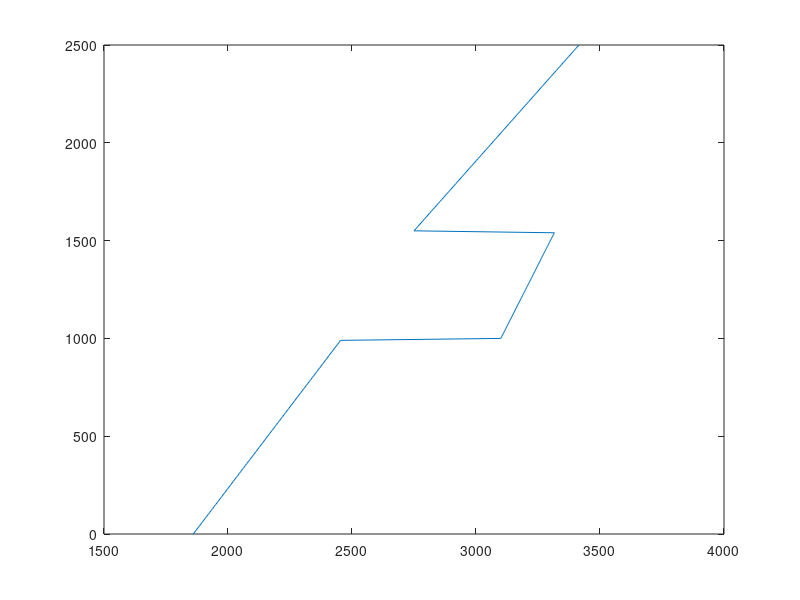

Write MATLAB code to recreate this figure. (Note: this script raises an error after producing the figure.)
clear all;
close all;
%velocity model
zp=0:10:2500;
vp(1:100)=1860+.6*zp((1:100)); 
vp(101:155)=3100+0.4*(zp(101:155)-1000);
vp(156:251)=2750+0.7*(zp(156:251)-1550);
vs=.5*vp;zs=zp;
plot(vp,zp);flipy; 
xlabel('m/s'); ylabel('meters'); title('v(z) model');

%setting parameters
zsrc=0;zrec=0;zd=2500;%source receiver and reflector depths
xoff=10:100:3010;caprad=10;itermax=4;%offsets,cap radius,and max iter
pfan=-1;optflag=1;pflag=1;dflag=2;%default ray fan,and variousflags

%create P-P reflection
figure;subplot(2,1,1);flipy;
[t,p1]=traceray_pp(vp,zp,zsrc,zrec,zd,xoff,caprad,pfan,itermax,optflag,pflag,dflag);
title(['P-P Reflection'])
grid;xlabel('meters');ylabel('meters');

%calculate and plot the angle of incidence on the reflector versus offset
angle = asin(1860*p1)*(180/pi);
subplot(2,1,2);plot(xoff,angle);grid;
xlabel('meters');ylabel('degrees')

%P-S reflection
figure;subplot(2,1,1);flipy;
[t,p2]=traceray_ps(vp,zp,vs,zs,zsrc,zrec,zd,xoff,caprad,pfan,itermax,optflag,pflag,dflag);
title(['P-S Reflection'])
grid;xlabel('meters');ylabel('meters ');

%calculate and plot the angle of incidence on the reflector versus offset
angle = asin(1860*p2)*(180/pi);
subplot(2,1,2);plot(xoff,angle);grid;
xlabel('meters');ylabel('degrees')
